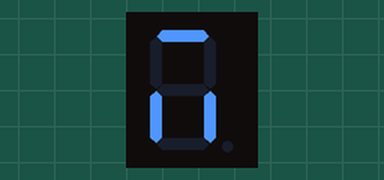
Recording of a sketch running on a simulated Arduino Uno, built with avr-gcc and run on an emulated ATmega328P. On the bench: 1-digit seven-segment display. Wiring (inferred from the names in the program): 1-digit 7-segment display, segments lit when LOW: segments pin 5, pin 11, pin 9, pin 8, pin 7, pin 6, pin 10. The segment pins are drawn as the display they are named for.

Above: at 0.1 s.
At 0.6 s:
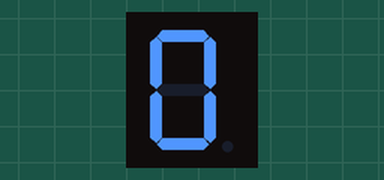
At 1.1 s:
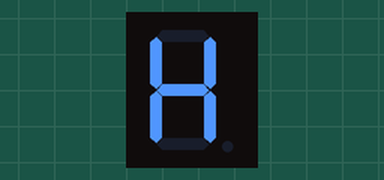
At 1.6 s:
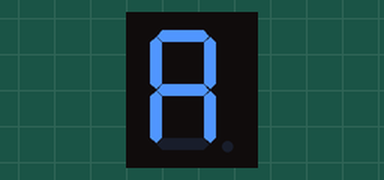
At 2.6 s:
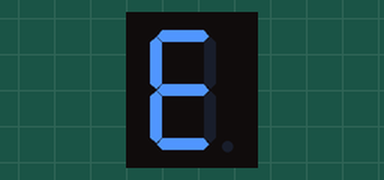
At 3.1 s:
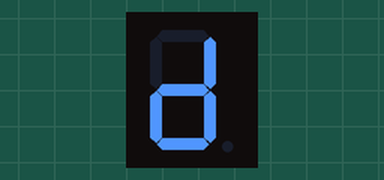

Measured:
- by itself, everything shown: repeats every 3.5 s, in 7 steps
- what the display in image 1 shows lasts 0.5 s, from 0.5 s to 1.0 s

The sketch:

P3.ino
```cpp
 /***************************************************************
**                                                            **
**                          Titol:                            **
**                 Display de 7 segments                      **
**                                                            **
**   Nom: mohamed oufli                     DATA: 17/01/2020  **
****************************************************************/
//************************ INCLUDE ******************************


//************************ VARIABLES ****************************
unsigned int temps=500 ;
const int a=5;
const int b=11;
const int c=9;
const int d=8;
const int e=7;
const int f=6;
const int g=10;

//************************ SETUP ********************************

void setup(){                //configura el final de salida
pinMode(a,OUTPUT);
pinMode (b,OUTPUT);
pinMode (c,OUTPUT);
pinMode (d,OUTPUT);
pinMode (e,OUTPUT);
pinMode (f,OUTPUT);
pinMode (g,OUTPUT);


}
//*************************** LOOP ******************************
void  loop() {                //inicia el bucle del programa
 digitalWrite(a,LOW);
 digitalWrite(b,HIGH);
 digitalWrite(c,LOW);
 digitalWrite(d,HIGH);
 digitalWrite(e,LOW);
 digitalWrite(f,HIGH);
 digitalWrite(g,HIGH);
 delay (temps);
 digitalWrite(a,LOW);
 digitalWrite(b,LOW);
 digitalWrite(c,LOW);
 digitalWrite(d,LOW);
 digitalWrite(e,LOW);
 digitalWrite(f,LOW);
 digitalWrite(g,HIGH);
 delay (temps);
 digitalWrite(a,HIGH);
 digitalWrite(b,LOW);
 digitalWrite(c,LOW);
 digitalWrite(d,HIGH);
 digitalWrite(e,LOW);
 digitalWrite(f,LOW);
 digitalWrite(g,LOW);
 delay (temps);
 digitalWrite(a,LOW);
 digitalWrite(b,LOW);
 digitalWrite(c,LOW);
 digitalWrite(d,HIGH);
 digitalWrite(e,LOW);
 digitalWrite(f,LOW);
 digitalWrite(g,LOW);
 delay (temps);
 digitalWrite(a,LOW);
 digitalWrite(b,HIGH);
 digitalWrite(c,LOW);
 digitalWrite(d,HIGH);
 digitalWrite(e,LOW);
 digitalWrite(f,HIGH);
 digitalWrite(g,HIGH);
 delay (temps);
 digitalWrite(a,LOW);
 digitalWrite(b,HIGH);
 digitalWrite(c,HIGH);
 digitalWrite(d,LOW);
 digitalWrite(e,LOW);
 digitalWrite(f,LOW);
 digitalWrite(g,LOW);
 delay (temps);
 digitalWrite(a,HIGH);
 digitalWrite(b,LOW);
 digitalWrite(c,LOW);
 digitalWrite(d,LOW);
 digitalWrite(e,LOW);
 digitalWrite(f,HIGH);
 digitalWrite(g,LOW);
 delay (temps);
}

//************************* FUNCIONS ****************************
```
